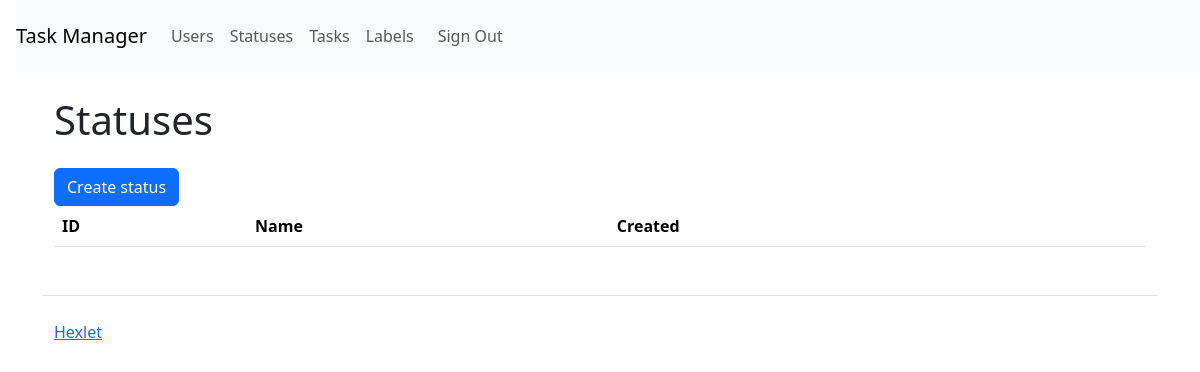
The page /statuses/ (signed in) on the database as committed earlier.
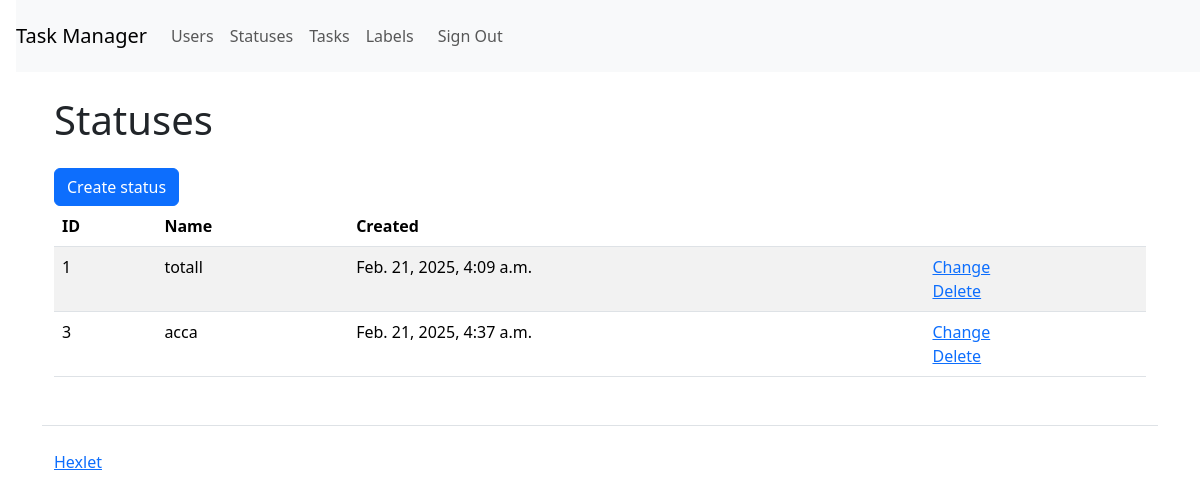
The same page on the database as committed later.
### task_manager/statuses/models.py (models this page shows, shortened)
class Status(models.Model):
    name = models.CharField(max_length=200)
    created_at = models.DateTimeField(auto_now_add=True)

### task_manager/statuses/views.py (the view)
# urls.py: path('', views.StatusListView.as_view(), name='status_list'),
class StatusListView(CheckAuthorizationViev, ListView):
    model = Status
    template_name = 'statuses/status_list.html'
    context_object_name = 'statuses'

### task_manager/views.py (called while the page is built)
    def dispatch(self, request, *args, **kwargs):
        if not request.user.is_authenticated:
            messages.error(request, _("You are not authorized! Please log in."))
            return redirect('user_login')
        return super().dispatch(request, *args, **kwargs)

### task_manager/templates/statuses/status_list.html
{% extends "base.html" %}
{% load i18n django_bootstrap5 %}
{% block content %}
<h1 class="my-4">{% translate 'Statuses' %}</h1>
<a href="{% url 'status_create' %}" class="btn btn-primary">{% translate 'Create status' %}</a>
<table class="table table-striped">
    <thead>
      <tr>
        <th>ID</th>
        <th>{% translate 'Name' %}</th>
        <th>{% translate 'Created' %}</th>
        <th></th>
      </tr>
    </thead>
    <tbody>
        {% for status in statuses %}
        <tr>
            <td>{{ status.id }}</td>
            <td>{{ status.name }}</td>
            <td>{{ status.created_at }}</td>
            <td>
            <a href="{% url 'status_update' status.pk %}">{% translate 'Change' %}</a>
            <br>
            <a href="{% url 'status_delete' status.pk %}">{% translate 'Delete' %}</a>
            </td>
        </tr>
        {% endfor %}
    </tbody>
</table>
{% endblock %}

Rows that differ between the two databases and show on the page:
added Status: id "1", name "totall", created_at "Feb. 21, 2025, 4:09 a.m."
added Status: id "3", name "acca", created_at "Feb. 21, 2025, 4:37 a.m."
